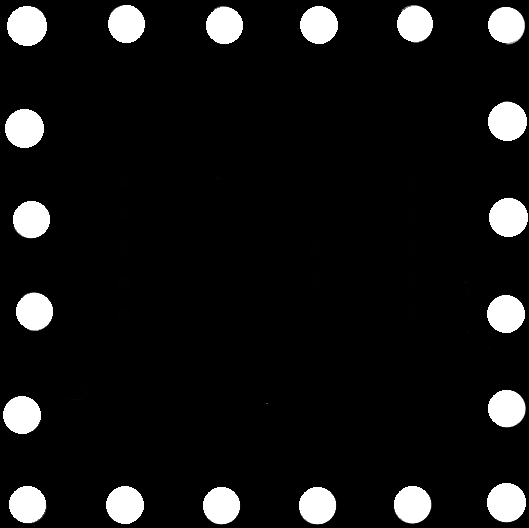
#> input picture old code/Automated analysis and Validation/new code/template_array.tif, 529 x 528 px
$ python single_array_analysis.py
#> lines starting #> are read from the running program, lines starting #| are printed output that depends on the picture; after the words box and inside, x2 and y2 are one past the last pixel; in counts of white or black regions, pixels touching at a corner belong together; pictures that were not available may be replaced by others from this repository, and a replacement may not be noted
## this is the second attempt at making a more optimized circle ID program
## the last one was focused on non-trehalose pads

# import libraries
import cv2
import numpy as np
import sys
import csv
from operator import itemgetter

arrayCoords = []
def mouseLocationClick(event,x,y,flags,param):
    if event == cv2.EVENT_LBUTTONDOWN:
        print("           click identified at: " +str([x,y])+ " with " +str(len(arrayCoords)+1)+" coordinates saved")
        arrayCoords.append([x,y])

def pullElementsFromList(datList,argument): # use this when you have a 2d list and want a specific element from each entry
    return [thatSpecificArgument[argument] for thatSpecificArgument in datList]

def circleDistanceSorter(circleArray,position,numberofCaptSpots):
    # originally used "position" arg to sort circles based on their closeness to the center of the array. not needed in this build.
    # originally used "numberofCaptSpots too for this, but not needed anymore. This function serializes capture spot locations
    dist = []
    # print(circleArray)
    for i in circleArray: # calculates the distance from each circle to the center of the array
        distanceFromCenter = np.sqrt( pow((i[0] - position[0]),2) + pow((i[1] - position[1]),2) )
        dist.append(distanceFromCenter) # stores those values into an array
    pointers = range(len(circleArray)) # makes a pointer array that matches the pointers in the "circle" list
    closestCirclesPointers = sorted(zip(dist,pointers),reverse=False) # sorts and returns the sorted list [distance,pointers]
    # print(closestCirclesPointers)
    sortedCirclesFromCenter = []
    for eachIterator in range(len(circleArray)):
        sortedCirclesFromCenter.append(circleArray[closestCirclesPointers[eachIterator][1]]) #sorts!!
    # print(sortedCirclesFromCenter)
    #sortedCirclesFromCenter = circleArray[pullElementsFromList(closestCirclesPointers,1)] # returns the circle List entries sorted by distance using the pointers to the circle List
    captureSpots = sortedCirclesFromCenter[:numberofCaptSpots]
    sortedCaptureSpotsByWhy = sorted(captureSpots, key = itemgetter(1))
    maxCircleRadius = max(pullElementsFromList(sortedCaptureSpotsByWhy,2))
    yCoordinateRowOfCircles= sortedCaptureSpotsByWhy[0][1]
    fullySortedList = []
    rowCircleList = []
    for eachCircle in sortedCaptureSpotsByWhy:
        #print(eachCircle)
        if (abs(eachCircle[1]-yCoordinateRowOfCircles) < maxCircleRadius):
            #if the circle's y coordinate is within 1 radius of the y coordinate of the row of circles, then add to that row
            rowCircleList.append(eachCircle)
            #print(str(eachCircle) + " added")
        else:
            #if the next circle isn't, then sort the row of circles by X and add to the fully sorted list, and then iterate the ycoordinate of the next row
            rowCirclesSortedByX = sorted(rowCircleList, key = itemgetter(0))
            fullySortedList = fullySortedList + rowCirclesSortedByX
            #print(str(rowCircleList) + " flushed")
            rowCircleList = []
            yCoordinateRowOfCircles = eachCircle[1]
            rowCircleList.append(eachCircle)
    rowCirclesSortedByX = sorted(rowCircleList, key = itemgetter(0))
    fullySortedList = fullySortedList + rowCirclesSortedByX
    #print(str(rowCircleList) + " flushed")
#    print(fullySortedList)
    return fullySortedList

def circlePixelID(circleData): # output pixel locations of all circles within the list,
    pixelLocations = []
    xCoordCirc = circleData[0] # separates the x and y coordinates of the center of the circles and the circle radius
    yCoordCirc = circleData[1]
    radiusCirc = circleData[2]
    for exesInCircle in range(( xCoordCirc - radiusCirc ),( xCoordCirc + radiusCirc )):
        whyRange = np.sqrt(pow(radiusCirc,2) - pow((exesInCircle - xCoordCirc),2)) #calculates the y-coordinates that define the top and bottom bounds of a slice (at x position) of the circle
        discreteWhyRange = int(whyRange)
        for whysInCircle in range(( yCoordCirc - discreteWhyRange),( yCoordCirc + discreteWhyRange)):
            pixelLocations.append([exesInCircle,whysInCircle])
    return pixelLocations

def cvWindow(nameOfWindow, imageToShow, keypressBool):
    print("----------Displaying: "
          + str(nameOfWindow)
          + "    ----------")
    cv2.namedWindow(nameOfWindow, cv2.WINDOW_NORMAL)
    cv2.setMouseCallback(nameOfWindow, mouseLocationClick)
    cv2.imshow(nameOfWindow, imageToShow)
    pressedKey = cv2.waitKey(0)
    cv2.destroyAllWindows()
    if keypressBool:
        return pressedKey

listOfSlideNames = ["p1",
                    "p3",
                    "A1",
                    "A2",
                    "ContrlSpots"]

singleArrayFileNames = []
for eachSlideName in listOfSlideNames:
    for arrayNumber in range(24):
        singleArrayFileNames.append(eachSlideName + "_subdivided_" + str(arrayNumber + 1) + ".tif")

template_fileName = "template_array.tif"
arrayTemplate = cv2.imread(template_fileName, 0)
#> arrayTemplate is the input picture: shape (528, 529); min 0, max 255, mean 20.6

for eachFileName in singleArrayFileNames:

    fileName = eachFileName
    imgRaw = cv2.imread(fileName, 0)
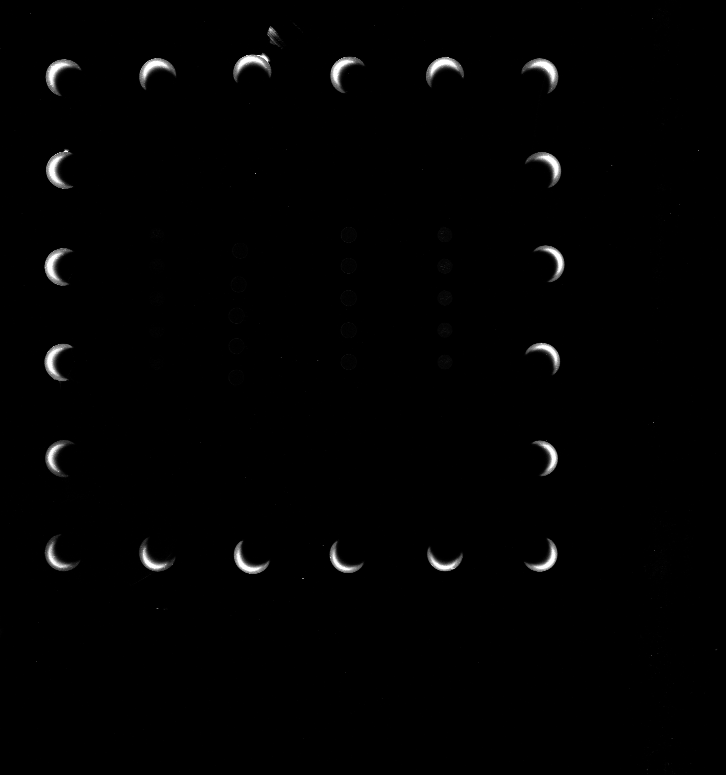
#> input picture old code/Automated analysis and Validation/new code/A1_subdivided_1.tif, 726 x 775 px, given in place of p1_subdivided_1.tif, which was not available
#> imgRaw is the input picture: shape (775, 726); min 0, max 255, mean 2.4
    verImg = cv2.cvtColor(imgRaw.copy(), cv2.COLOR_GRAY2RGB)

    #cvWindow("img Raw", imgRaw, False)

    # template match the ideal with the array
    crossCorResults = cv2.matchTemplate(imgRaw, arrayTemplate, cv2.TM_CCORR_NORMED)
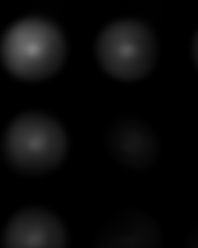
#> crossCorResults: shape (248, 198) float32; min 0.00012, max 0.508, mean 0.0419
    indexOfMax = np.unravel_index(np.argmax(crossCorResults, axis=None),
                                      crossCorResults.shape)
#> indexOfMax = (48, 32)

    arrayCrop = imgRaw[indexOfMax[0] + 55:(indexOfMax[0] + arrayTemplate.shape[0] - 55),
                       indexOfMax[1] + 55:(indexOfMax[1] + arrayTemplate.shape[1] - 55)]

    ## draw rectangles on the verification image to show the isolation of the array and capture areas

    # draw rectangle around the full array area (including detection spots)
    cv2.rectangle(verImg,
               (indexOfMax[1], indexOfMax[0]),
               (indexOfMax[1] + arrayTemplate.shape[1], indexOfMax[0] + arrayTemplate.shape[0]),
               (255,0,0),3)

    # draw rectangle around the capture area
    # capture array area is defined by two corners: [55,55] and [484,478] RELATIVE to the indexOfMax
    cv2.rectangle(verImg,
                  (indexOfMax[1] + 55 , indexOfMax[0] + 55),
                  (indexOfMax[1] + 478, indexOfMax[0] + 478),
                  (0,255,0),3)
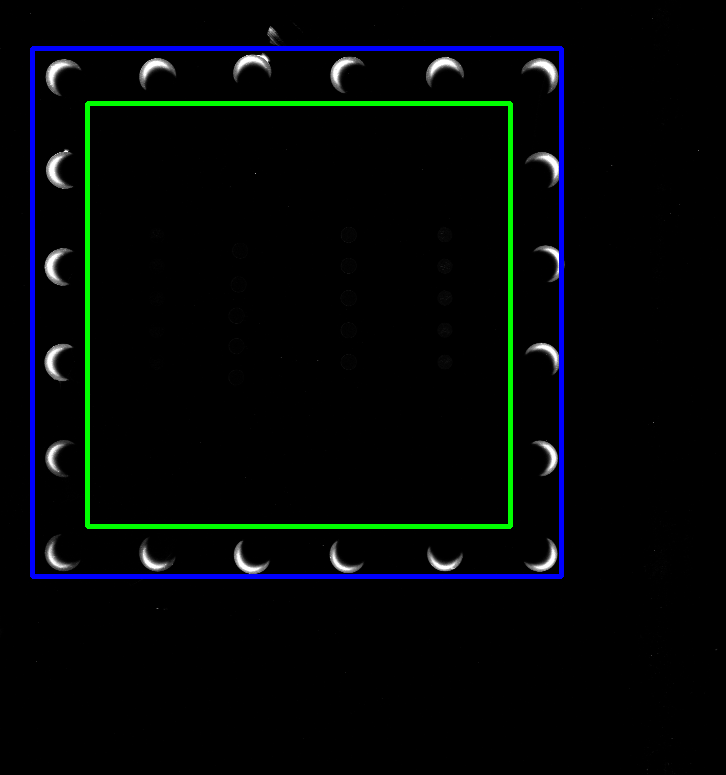
#> verImg: shape (775, 726, 3); mean B, G, R 7.2, 6.2, 2.4

    # cvWindow("verification Image", verImg, False)

    # do circle detection on the capture area only
    medianBlurArg = 3
    arrayCropSmoothed = cv2.medianBlur(arrayCrop.copy(), medianBlurArg)
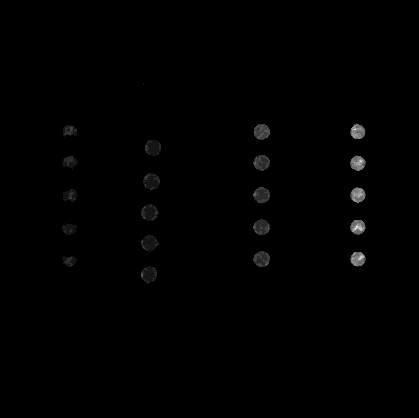
#> arrayCropSmoothed: shape (418, 419); min 0, max 12, mean 0.0598; drawn with min black and max white
    minDistBetweenCircles = 27
    houghParam1 = 1
    houghParam2 = 9
    radiusLowerBound = 7 # given the 10um resolution. 5um would have radius of 14 min
    radiusUpperBound = 9 # given 10um resolution. 5um would have a radius of 18 max

    circlesRaw = cv2.HoughCircles(arrayCropSmoothed,
                                  cv2.HOUGH_GRADIENT,
                                  1,
                                  int(minDistBetweenCircles),
                                  param1=houghParam1,
                                  param2=houghParam2,
                                  minRadius=int(radiusLowerBound),
                                  maxRadius=int(radiusUpperBound))
#> circlesRaw = 15 rows, first 8: [357.5, 194.5, 7.4], [357.5, 258.5, 7.4], [261.5, 162.5, 8.2], [149.5, 212.5, 8.4], [150.5, 180.5, 8.4], [260.5, 131.5, 7.35], [356.5, 226.5, 8.2], [148.5, 242.5, 8.4]

    circlesRaw = np.uint32(np.around(circlesRaw))
#> circlesRaw = 15 rows, first 8: [358, 194, 7], [358, 258, 7], [262, 162, 8], [150, 212, 8], [150, 180, 8], [260, 132, 7], [356, 226, 8], [148, 242, 8]
    numberOfCirclesFound = len(circlesRaw[0])
#> numberOfCirclesFound = 15
    print("Preliminary default search found " + str(numberOfCirclesFound) + " spots")
#| Preliminary default search found 15 spots

    sortedCircles = circleDistanceSorter(circlesRaw[0],
                                         (int(arrayCrop.shape[1]/2) , int(arrayCrop.shape[0]/2)),
                                         numberOfCirclesFound)
#> the loop in circleDistanceSorter, `for i in circleArray:` made 15 passes
#> (i, distanceFromCenter) on passes 1 to 12: ([358, 194, 7], 149.8), ([358, 258, 7], 156.9), ([262, 162, 8], 70.84), ([150, 212, 8], 59.08), ([150, 180, 8], 65.74), ([260, 132, 7], 92.36), ([356, 226, 8], 148), ([148, 242, 8], 69.35), ([262, 226, 7], 55.66), ([262, 258, 7], 72.18), ([154, 146, 8], 83.63), ([358, 132, 8], 167.7)
#> after the loop in circleDistanceSorter, `for i in circleArray:`: dist = [149.8, 156.9, 70.84, 59.08, 65.74, 92.36, 148, 69.35, 55.66, 72.18, 83.63, 167.7, 53.16, 155.6, 89.14]
#> in circleDistanceSorter, `closestCirclesPointers = sorted(zip(dist,pointers),reverse=False)`: closestCirclesPointers = [(53.16, 12), (55.66, 8), (59.08, 3), (65.74, 4), (69.35, 7), (70.84, 2), (72.18, 9), (83.63, 10), (89.14, 14), (92.36, 5), (148, 6), (149.8, 0), (155.6, 13), (156.9, 1), (167.7, 11)]
#> the loop in circleDistanceSorter, `for eachIterator in range(len(circleArray)):` made 15 passes
#> after the loop in circleDistanceSorter, `for eachIterator in range(len(circleArray)):`: sortedCirclesFromCenter = [[260, 194, 7], [262, 226, 7], [150, 212, 8], [150, 180, 8], [148, 242, 8], [262, 162, 8], [262, 258, 7], [154, 146, 8], [148, 274, 7], [260, 132, 7], [356, 226, 8], [358, 194, 7], [358, 164, 7], [358, 258, 7], [358, 132, 8]]
#> in circleDistanceSorter, `captureSpots = sortedCirclesFromCenter[:numberofCaptSpots]`: captureSpots has the same summary as sortedCirclesFromCenter
#> in circleDistanceSorter, `sortedCaptureSpotsByWhy = sorted(captureSpots, key = itemgetter(1))`: sortedCaptureSpotsByWhy = [[260, 132, 7], [358, 132, 8], [154, 146, 8], [262, 162, 8], [358, 164, 7], [150, 180, 8], [260, 194, 7], [358, 194, 7], [150, 212, 8], [262, 226, 7], [356, 226, 8], [148, 242, 8], [262, 258, 7], [358, 258, 7], [148, 274, 7]]
#> in circleDistanceSorter, `maxCircleRadius = max(pullElementsFromList(sortedCaptureSpotsByWhy,2))`: maxCircleRadius = 8
#> in circleDistanceSorter, `yCoordinateRowOfCircles= sortedCaptureSpotsByWhy[0][1]`: yCoordinateRowOfCircles = 132
#> the loop in circleDistanceSorter, `for eachCircle in sortedCaptureSpotsByWhy:` made 15 passes
#> (eachCircle, rowCirclesSortedByX, yCoordinateRowOfCircles) on passes 6, 7, 9, 10, 12, 13, 15: ([150, 180, 8], [[262, 162, 8], [358, 164, 7]], 180), ([260, 194, 7], [[150, 180, 8]], 194), ([150, 212, 8], [[260, 194, 7], [358, 194, 7]], 212), ([262, 226, 7], [[150, 212, 8]], 226), ([148, 242, 8], [[262, 226, 7], [356, 226, 8]], 242), ([262, 258, 7], [[148, 242, 8]], 258), ([148, 274, 7], [[262, 258, 7], [358, 258, 7]], 274)
#> (eachCircle, fullySortedList, yCoordinateRowOfCircles) on passes 3 to 4: ([154, 146, 8], [[260, 132, 7], [358, 132, 8]], 146), ([262, 162, 8], [[260, 132, 7], [358, 132, 8], [154, 146, 8]], 162)
#> in circleDistanceSorter, `rowCirclesSortedByX = sorted(rowCircleList, key = itemgetter(0))`: rowCirclesSortedByX = [[148, 274, 7]]
#> in circleDistanceSorter, `fullySortedList = fullySortedList + rowCirclesSortedByX`: fullySortedList has the same summary as sortedCaptureSpotsByWhy
#> sortedCircles has the same summary as sortedCaptureSpotsByWhy in circleDistanceSorter

    # plot each found circle on the verification image
    for eachCircle in sortedCircles:
        cv2.circle(verImg,
                   ((eachCircle[0] + indexOfMax[1] + 55),
                    (eachCircle[1] + indexOfMax[0] + 55)),
                   eachCircle[2],
                   (0,0,255),
                   1)
#> this loop made 15 passes
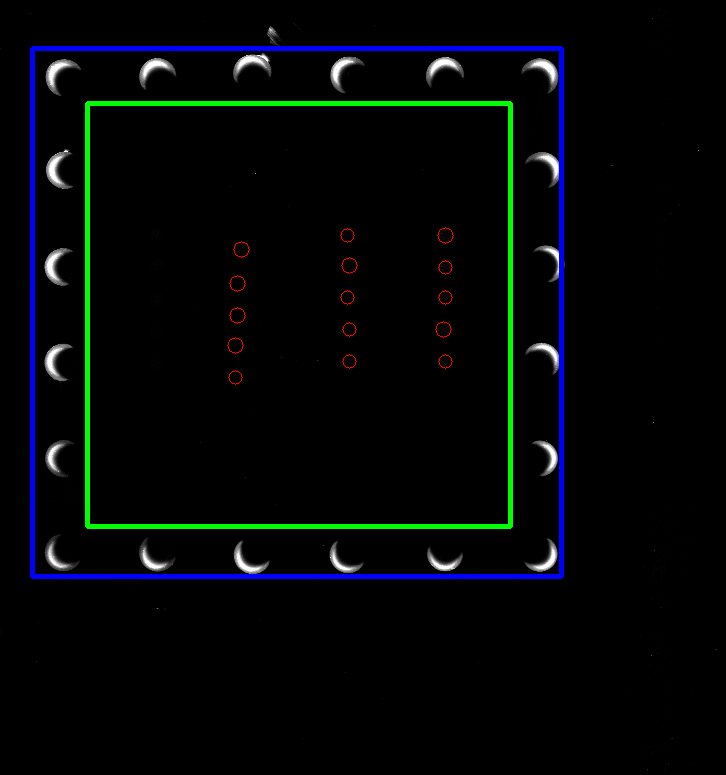
#> verImg: shape (775, 726, 3); 0.11% of pixels changed, all inside (x1, y1, x2, y2) = (227, 227, 454, 385)

    # cvWindow("verification Image", verImg, False)

    # generate compare-able output to the answer key format

    finalCircleInfo = []
    for eachCircle in sortedCircles:
        circlePixels = circlePixelID(eachCircle)
        pixelIntensities = []
        for eachPixel in circlePixels:
            pixelIntensities.append(arrayCrop[eachPixel[1],eachPixel[0]])
        avgIntensity = np.array(pixelIntensities).mean()
        eachCircle = eachCircle + [avgIntensity]
        finalCircleInfo.append(eachCircle)
#> this loop made 15 passes
#> (eachCircle, xCoordCirc in circlePixelID, yCoordCirc in circlePixelID, radiusCirc in circlePixelID, avgIntensity) on passes 1 to 12: ([263.7, 135.7, 10.69], 260, 132, 7, 3.69), ([364.2, 138.2, 14.16], 358, 132, 8, 6.16), ([155.4, 147.4, 9.38], 154, 146, 8, 1.38), ([264.9, 164.9, 10.94], 262, 162, 8, 2.94), ([365.3, 171.3, 14.31], 358, 164, 7, 7.31), ([151.7, 181.7, 9.69], 150, 180, 8, 1.69), ([262.8, 196.8, 9.84], 260, 194, 7, 2.84), ([364.8, 200.8, 13.81], 358, 194, 7, 6.81), ([151.6, 213.6, 9.62], 150, 212, 8, 1.62), ([264.5, 228.5, 9.53], 262, 226, 7, 2.53), ([361.8, 231.8, 13.76], 356, 226, 8, 5.76), ([149.8, 243.8, 9.81], 148, 242, 8, 1.81)
#> after the loop, finalCircleInfo = 15 items, first 6: [263.7, 135.7, 10.69], [364.2, 138.2, 14.16], [155.4, 147.4, 9.38], [264.9, 164.9, 10.94], [365.3, 171.3, 14.31], [151.7, 181.7, 9.69]
    cv2.imwrite("algorithm_output+" + fileName, verImg)
    print(finalCircleInfo)
#> (printed output is left out)
#> pass 2 of the loop `for eachFileName in singleArrayFileNames:`:
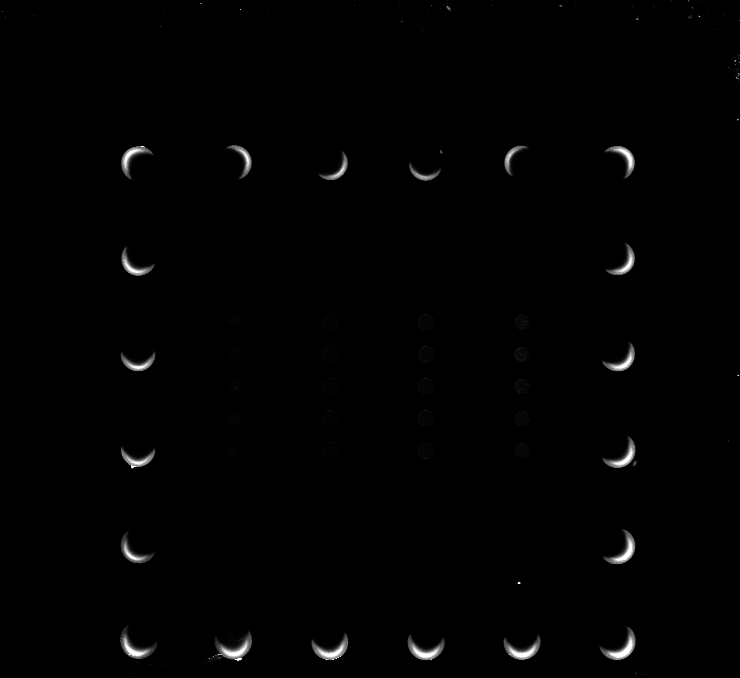
#> input picture old code/Automated analysis and Validation/new code/A1_subdivided_16.tif, 740 x 678 px, given in place of p1_subdivided_2.tif, which was not available
#> imgRaw is the input picture: shape (678, 740); min 0, max 255, mean 2
#> `crossCorResults = cv2.matchTemplate(imgRaw, arrayTemplate, cv2.TM_CCOR..`:
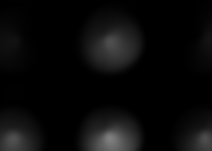
#> crossCorResults: shape (151, 212) float32; min 0.000114, max 0.5, mean 0.0417
#> indexOfMax = (138, 109)
#> `circlesRaw = cv2.HoughCircles(arrayCropSmoothed, cv2.HOUGH_GRADIENT, 1..`: circlesRaw = 15 rows, first 8: [165.5, 192.5, 8.2], [261.5, 160.5, 8.2], [261.5, 224.5, 8.2], [261.5, 257.5, 8.2], [357.5, 160.5, 7.8], [261.5, 192.5, 8.2], [357.5, 192.5, 8], [357.5, 257.5, 8]
#> `circlesRaw = np.uint32(np.around(circlesRaw))`: circlesRaw = 15 rows, first 8: [166, 192, 8], [262, 160, 8], [262, 224, 8], [262, 258, 8], [358, 160, 8], [262, 192, 8], [358, 192, 8], [358, 258, 8]
#| Preliminary default search found 15 spots
#> the loop in circleDistanceSorter (call 2), `for i in circleArray:` made 15 passes
#> (i, distanceFromCenter) on passes 1 to 8: ([166, 192, 8], 46.24), ([262, 160, 8], 72.18), ([262, 224, 8], 55.08), ([262, 258, 8], 72.18), ([358, 160, 8], 156.9), ([262, 192, 8], 55.66), ([358, 192, 8], 150), ([358, 258, 8], 156.9)
#> the loop in circleDistanceSorter (call 2), `for eachIterator in range(len(circleArray)):` made 15 passes
#> the loop in circleDistanceSorter (call 2), `for eachCircle in sortedCaptureSpotsByWhy:` made 15 passes
#> (eachCircle, rowCirclesSortedByX, yCoordinateRowOfCircles) on passes 7, 10, 13: ([166, 192, 8], [[164, 160, 7], [262, 160, 8], [358, 160, 8]], 192), ([262, 224, 8], [[166, 192, 8], [262, 192, 8], [358, 192, 8]], 224), ([164, 256, 8], [[166, 226, 7], [262, 224, 8], [356, 224, 7]], 256)
#> sortedCircles = [[164, 128, 8], [260, 130, 8], [356, 128, 8], [164, 160, 7], [262, 160, 8], [358, 160, 8], [166, 192, 8], [262, 192, 8], [358, 192, 8], [166, 226, 7], [262, 224, 8], [356, 224, 7], [164, 256, 8], [262, 258, 8], [358, 258, 8]]
#> the loop `for eachCircle in sortedCircles:` made 15 passes
#> after the loop `for eachCircle in sortedCircles:`:
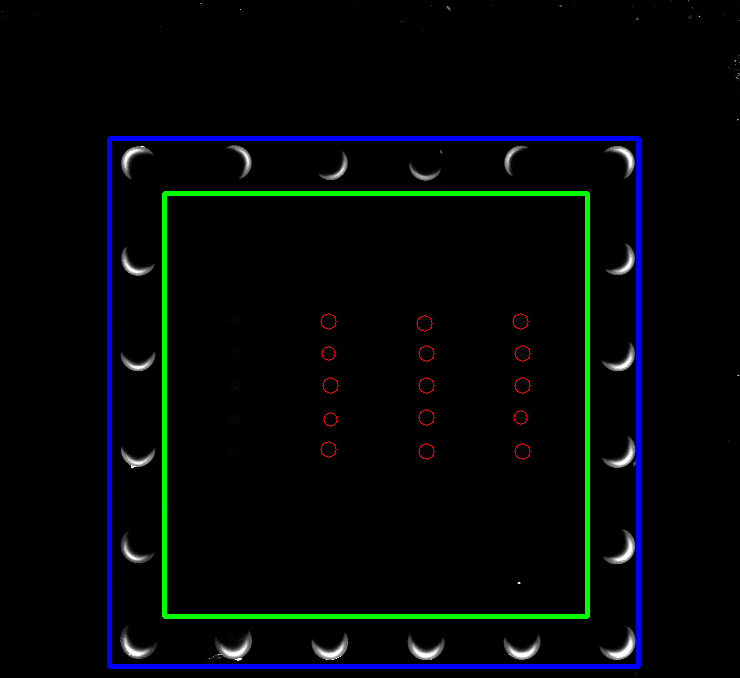
#> verImg: shape (678, 740, 3); mean B, G, R 7.4, 6.3, 2.3
#> the loop `for eachCircle in sortedCircles:` made 15 passes
#> (eachCircle, avgIntensity) on passes 1 to 8: ([166.4, 130.4, 10.41], 2.41), ([264.8, 134.8, 12.81], 4.81), ([363.7, 135.7, 15.69], 7.69), ([166.6, 162.6, 9.63], 2.63), ([266.8, 164.8, 12.76], 4.76), ([367.4, 169.4, 17.42], 9.42), ([168.5, 194.5, 10.46], 2.46), ([266.5, 196.5, 12.52], 4.52)
#> after the loop `for eachCircle in sortedCircles:`: finalCircleInfo = 15 items, first 6: [166.4, 130.4, 10.41], [264.8, 134.8, 12.81], [363.7, 135.7, 15.69], [166.6, 162.6, 9.63], [266.8, 164.8, 12.76], [367.4, 169.4, 17.42]
#> (printed output is left out)
#> (the run stopped early here; a loop or call above may not have finished)
